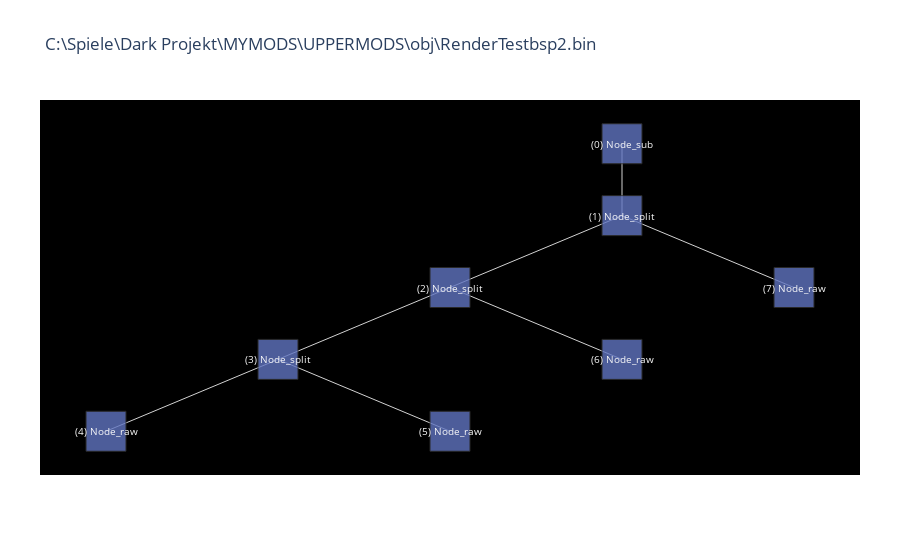

Notebook code cell kept with this figure:
### Code cell
"""
Display the Nodes as a Tree. Needs igraph and pyplot
https://igraph.org/
https://plotly.com/python/tree-plots/
"""

try:
    import igraph
    import plotly
except ImportError:
    print("igraph or plotly are not installed", 
          "https://igraph.org/", 
          "https://plotly.com/python/tree-plots/", sep="\n")
else:
    import numpy as np

    Nodes = Node.AllNodes
    Nodes.sort(key=lambda n: n.nd_index)

    from igraph import Graph
    nr_vertices = len(Nodes)
    #G = Graph.Tree(nr_vertices, 2) # 2 stands for children number
    G = Graph(n=nr_vertices, directed=True)

    #v_label = list(map(str, range(nr_vertices)))
    v_label = [("(" + str(n.nd_index) + ") " + n.__class__.__name__) for n in Node.AllNodes]

    def NodeFacesToStr(n):
        s = ""
        if not hasattr(n, "faces"):
            return s
        s += "\n"
        if hasattr(n, "pgons_before"):
            i_max = n.pgons_before
        else:
            i_max = len(n.faces)
        for i in range(i_max):
            s+= str(n.faces[i]) +", "
        if i_max < len(n.faces):
            s+= " || "
            for i in range(i_max, len(n.faces)):
                s+= str(n.faces[i]) +", "
        return s[:-2]


    labels = [NodeFacesToStr(n) for n in Nodes]
    es_labels = []
    nd_types = [""] * nr_vertices
    nd_normals = [""] * nr_vertices
    nd_normal_ids = [""] * nr_vertices
    nd_d = [""] * nr_vertices

    for node in Nodes:
        for k,v in node.__dict__.items():
            if isinstance(v, Node) and k != "parent":
                G.add_edges([(node.nd_index, v.nd_index)])
                nd_types[v.nd_index] = k
        if type(node) == Node_split:
            nd_normals[node.nd_index] = f"{node.normal[0]:.3f}, {node.normal[1]:.3f}, {node.normal[2]:.3f}"
            nd_d[node.nd_index] = f"{node.d:.3f}"
            nd_normal_ids[node.nd_index] =node.norm_id

    data = (np.vstack(v_label), 
            np.vstack(nd_types), 
            np.vstack(labels),
            np.vstack(nd_normals),
            np.vstack(nd_d),
            np.vstack(nd_normal_ids)
           )        

    lay = G.layout('rt')

    position = {k: lay[k] for k in range(nr_vertices)}
    Y = [lay[k][1] for k in range(nr_vertices)]
    M = max(Y)

    #es = EdgeSeq(G) # sequence of edges
    E = [e.tuple for e in G.es] # list of edges
    L = len(position)
    Xn = [position[k][0] for k in range(L)]
    Yn = [2*M-position[k][1] for k in range(L)]
    Xe = []
    Ye = []
    for edge in E:
        Xe+=[position[edge[0]][0],position[edge[1]][0], None]
        Ye+=[2*M-position[edge[0]][1],2*M-position[edge[1]][1], None]


    import plotly.graph_objects as go
    fig = go.Figure()
    fig.add_trace(go.Scatter(x=Xe,
                       y=Ye,
                       mode='lines',
                        name='edge',
                       line=dict(color='rgb(210,210,210)', width=1),
                       text=es_labels,
                       hoverinfo='text',
                       opacity = 1
                       ))
    fig.add_trace(go.Scatter(x=Xn,
                      y=Yn,
                      mode='markers',
                      name ="",
                      marker=dict(symbol='square',
                                    size=40,
                                    color='#6175c1',    #'#DB4551',
                                    line=dict(color='rgb(50,50,50)', width=1)
                                    ),
                      text=labels,
                      #hoverinfo='text',
                      opacity=0.8,
                      customdata = np.dstack(data),
                      hovertemplate = "%{customdata[0][0]} - %{customdata[0][1]}<br>"
                                     +"-----<br>%{customdata[0][2]}"
                                     +"<br>norm(%{customdata[0][5]}):\t%{customdata[0][3]}"
                                     +"<br>\td:\t\t%{customdata[0][4]}"
                      ))

    def make_annotations(pos, text, font_size=10, font_color='rgb(250,250,250)'):
        L=len(pos)
        if len(text)!=L:
            raise ValueError('The lists pos and text must have the same len')
        annotations = []
        for k in range(L):
            annotations.append(
                dict(
                    text=v_label[k], # or replace labels with a different list for the text within the circle
                    x=pos[k][0], y=2*M-position[k][1],
                    xref='x1', yref='y1',
                    font=dict(color=font_color, size=font_size),
                    showarrow=False)
            )
        return annotations

    axis = dict(showline=False, # hide axis line, grid, ticklabels and  title
                zeroline=False,
                showgrid=False,
                showticklabels=False,
                )

    fig.update_layout(title= file_path,
                  annotations=make_annotations(position, v_label),
                  font_size=12,
                  showlegend=False,
                  xaxis=axis,
                  yaxis=axis,
                  margin=dict(l=40, r=40, b=85, t=100),
                  hovermode='closest',
                  plot_bgcolor='rgb(0,0,0)'
                  )
    fig.show()

### Figure 1 — Plotly figure (JSON) as saved in the notebook; plotly's stock layout.template omitted (floating-point values rounded to 4 significant figures)
{"data": [{"hoverinfo": "text", "line": {"color": "rgb(210,210,210)", "width": 1}, "mode": "lines", "name": "edge", "opacity": 1, "text": [], "type": "scatter", "x": [0, 0, null, 0, -0.5, null, 0, 0.5, null, -0.5, -1, null, -0.5, 0, null, -1, -1.5, null, -1, -0.5, null], "y": [8, 7, null, 7, 6, null, 7, 6, null, 6, 5, null, 6, 5, null, 5, 4, null, 5, 4, null]}, {"customdata": [[["(0) Node_sub", "", "", "", "", ""]], [["(1) Node_split", "main_sub_node", "\n5, 4, 3, 2, 1, 0, 11, 10, 9, 8, 7, 6,  || 12, 13, 14, 15, 16, 17", "-0.000, -0.000, -1.000", "-1.000", "0"]], [["(2) Node_split", "_node_behind", "\n || 21, 20, 19, 18", "-0.000, -0.000, 1.000", "-1.000", "1"]], [["(3) Node_split", "_node_behind", "\n || 22, 23, 24, 25", "1.000, -0.000, -0.000", "-1.000", "3"]], [["(4) Node_raw", "_node_behind", "\n31, 30, 33, 32, 28, 26", "", "", ""]], [["(5) Node_raw", "_node_front", "\n29, 27", "", "", ""]], [["(6) Node_raw", "_node_front", "\n34, 35, 36, 37", "", "", ""]], [["(7) Node_raw", "_node_front", "\n41, 40, 39, 38", "", "", ""]]], "hovertemplate": "%{customdata[0][0]} - %{customdata[0][1]}<br>-----<br>%{customdata[0][2]}<br>norm(%{customdata[0][5]}):\t%{customdata[0][3]}<br>\td:\t\t%{customdata[0][4]}", "marker": {"color": "#6175c1", "line": {"color": "rgb(50,50,50)", "width": 1}, "size": 40, "symbol": "square"}, "mode": "markers", "name": "", "opacity": 0.8, "text": ["", "\n5, 4, 3, 2, 1, 0, 11, 10, 9, 8, 7, 6,  || 12, 13, 14, 15, 16, 17", "\n || 21, 20, 19, 18", "\n || 22, 23, 24, 25", "\n31, 30, 33, 32, 28, 26", "\n29, 27", "\n34, 35, 36, 37", "\n41, 40, 39, 38"], "type": "scatter", "x": [0, 0, -0.5, -1, -1.5, -0.5, 0, 0.5], "y": [8, 7, 6, 5, 4, 4, 5, 6]}], "layout": {"annotations": [{"font": {"color": "rgb(250,250,250)", "size": 10}, "showarrow": false, "text": "(0) Node_sub", "x": 0, "xref": "x", "y": 8, "yref": "y"}, {"font": {"color": "rgb(250,250,250)", "size": 10}, "showarrow": false, "text": "(1) Node_split", "x": 0, "xref": "x", "y": 7, "yref": "y"}, {"font": {"color": "rgb(250,250,250)", "size": 10}, "showarrow": false, "text": "(2) Node_split", "x": -0.5, "xref": "x", "y": 6, "yref": "y"}, {"font": {"color": "rgb(250,250,250)", "size": 10}, "showarrow": false, "text": "(3) Node_split", "x": -1, "xref": "x", "y": 5, "yref": "y"}, {"font": {"color": "rgb(250,250,250)", "size": 10}, "showarrow": false, "text": "(4) Node_raw", "x": -1.5, "xref": "x", "y": 4, "yref": "y"}, {"font": {"color": "rgb(250,250,250)", "size": 10}, "showarrow": false, "text": "(5) Node_raw", "x": -0.5, "xref": "x", "y": 4, "yref": "y"}, {"font": {"color": "rgb(250,250,250)", "size": 10}, "showarrow": false, "text": "(6) Node_raw", "x": 0, "xref": "x", "y": 5, "yref": "y"}, {"font": {"color": "rgb(250,250,250)", "size": 10}, "showarrow": false, "text": "(7) Node_raw", "x": 0.5, "xref": "x", "y": 6, "yref": "y"}], "font": {"size": 12}, "hovermode": "closest", "margin": {"b": 85, "l": 40, "r": 40, "t": 100}, "plot_bgcolor": "rgb(0,0,0)", "showlegend": false, "title": {"text": "C:\\Spiele\\Dark Projekt\\MYMODS\\UPPERMODS\\obj\\RenderTestbsp2.bin"}, "xaxis": {"showgrid": false, "showline": false, "showticklabels": false, "zeroline": false}, "yaxis": {"showgrid": false, "showline": false, "showticklabels": false, "zeroline": false}}}
